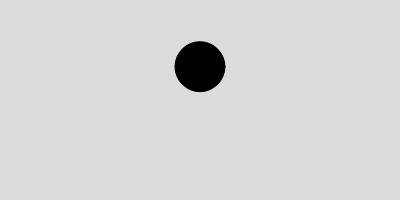
Frame 1 (no input)
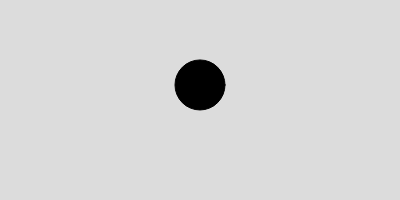
Frame 60 (no input)
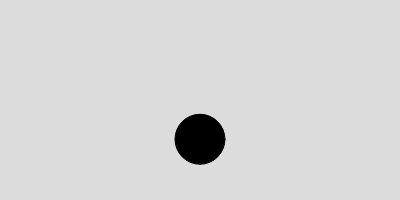
Frame 120 (the mouse pressed at the canvas centre since frame 60)

The p5.js sketch that drew these frames (run headless with seeded random() and noise() and a simulated clock; from frame 60 on, the mouse is pressed at the canvas centre):

// p5.js sketch
// ── sketch.js
let ball;

function setup() {
  createCanvas(400, 200);

  ball = new Particle();
}


function draw() {
  background(220);

  let gravity = createVector(0, 0.01);
  ball.addForce(gravity);
  ball.update();
  ball.show();
}

function mouseReleased() {

let d = dist(mouseX, mouseY, ball.pos.x, ball.pos.y);

if (d < ball.w/2) {

  let ff = p5.Vector.sub(ball.pos, createVector(mouseX, mouseY));
  ff.mult(0.3);
  ball.addForce(ff);

}
}

// ── Particle.js
class Particle {
    constructor() {
      this.pos = createVector(width/2, height/3);
      this.vel = createVector(0, 0);
      this.acc = createVector(0, 0);
  
      this.c = color(0);
      this.w = 50;
    }
  
    addForce(aForce) {
      this.acc.add(aForce);
    }
  
    update() {
      this.vel.add(this.acc);
      this.pos.add(this.vel);
  
      this.acc.set(0, 0);
      this.checkEdge();
    }
  
  
    checkEdge() {
      if ((this.pos.y+this.w/2) > height) {
        this.pos.y = height-this.w/2;
        this.vel.y = this.vel.y * -1;
      }
      
      if (this.pos.x > width) {
        this.pos.x = 0;
      }
    }
  
  
    show() {
      fill(this.c);
      circle(this.pos.x, this.pos.y, this.w);
    }
  }
  
